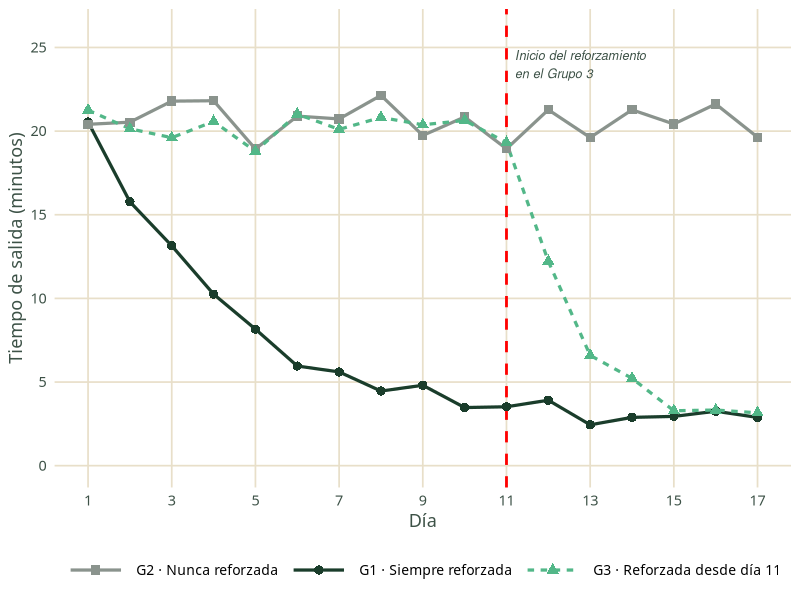

R code for this plot:
## ---- chunk 1
library(ggplot2)
library(dplyr)

# Datos simulados del experimento de Tolman
set.seed(42)

dias <- 1:17

# G1: Siempre reforzada - aprende rápido y se estabiliza bajo
g1 <- c(20, 16, 13, 10, 8, 6, 5, 4.5, 4, 3.5, 3, 3, 3, 3, 3, 3, 3) + 
      rnorm(17, 0, 0.4)

# G2: Nunca reforzada - mejora muy poco, queda alto
g2 <- c(22, 22, 21, 22, 20, 21, 20, 21, 20, 21, 20, 21, 20, 21, 20, 21, 20) + 
      rnorm(17, 0, 0.6)

# G3: Sin reforzar hasta día 11, luego cae abruptamente como G1
g3 <- c(21, 21, 20, 21, 20, 21, 20, 21, 20, 21, 20,   # días 1-11
        12, 7, 4.5, 3.5, 3, 3) +                       # días 12-17
      rnorm(17, 0, 0.5)

datos_tolman <- data.frame(
  dia = rep(dias, 3),
  tiempo = c(g1, g2, g3),
  grupo = factor(rep(c("G1 · Siempre reforzada",
                       "G2 · Nunca reforzada",
                       "G3 · Reforzada desde día 11"),
                     each = 17),
                 levels = c("G2 · Nunca reforzada",
                            "G1 · Siempre reforzada",
                            "G3 · Reforzada desde día 11"))
)

# Colores bien separados (verde oscuro, gris y verde vivo) y, además, forma
# de punto y tipo de línea distintos para que G1 y G3 se distingan aun donde
# se superponen (días 15 a 17) o al proyectar con poco contraste.
colores <- c("G1 · Siempre reforzada"        = "#1a3d2b",
             "G2 · Nunca reforzada"          = "#8a938d",
             "G3 · Reforzada desde día 11"   = "#52b788")
formas  <- c("G1 · Siempre reforzada"        = 16,
             "G2 · Nunca reforzada"          = 15,
             "G3 · Reforzada desde día 11"   = 17)
lineas  <- c("G1 · Siempre reforzada"        = "solid",
             "G2 · Nunca reforzada"          = "solid",
             "G3 · Reforzada desde día 11"   = "22")

ggplot(datos_tolman, aes(x = dia, y = tiempo, color = grupo,
                         shape = grupo, linetype = grupo)) +
  # Línea vertical marcando el inicio del reforzamiento en G3
  geom_vline(xintercept = 11, linetype = "dashed",
             color = "red", linewidth = 0.95) +
  annotate("text", x = 11.2, y = 24,
           label = "Inicio del reforzamiento\nen el Grupo 3",
           hjust = 0, size = 3.2, color = "#3d5247",
           fontface = "italic") +
  geom_line(linewidth = 1.1) +
  geom_point(size = 2.8) +
  scale_color_manual(values = colores) +
  scale_shape_manual(values = formas) +
  scale_linetype_manual(values = lineas) +
  scale_x_continuous(breaks = seq(1, 17, 2)) +
  scale_y_continuous(limits = c(0, 26), breaks = seq(0, 25, 5)) +
  labs(
    x = "Día",
    y = "Tiempo de salida (minutos)",
    color = NULL, shape = NULL, linetype = NULL
  ) +
  theme_minimal(base_size = 13) +
  theme(
    text = element_text(family = "Source Sans 3"),
    plot.title = element_text(family = "Playfair Display",
                              face = "bold", size = 15,
                              color = "#1a3d2b"),
    plot.subtitle = element_text(color = "#3d5247", size = 11,
                                 margin = margin(b = 12)),
    legend.position = "bottom",
    legend.text = element_text(size = 10),
    legend.key.width = unit(1.6, "cm"),
    panel.grid.minor = element_blank(),
    panel.grid.major = element_line(color = "#e8dfc9"),
    axis.title = element_text(color = "#3d5247"),
    axis.text = element_text(color = "#3d5247")
  )
